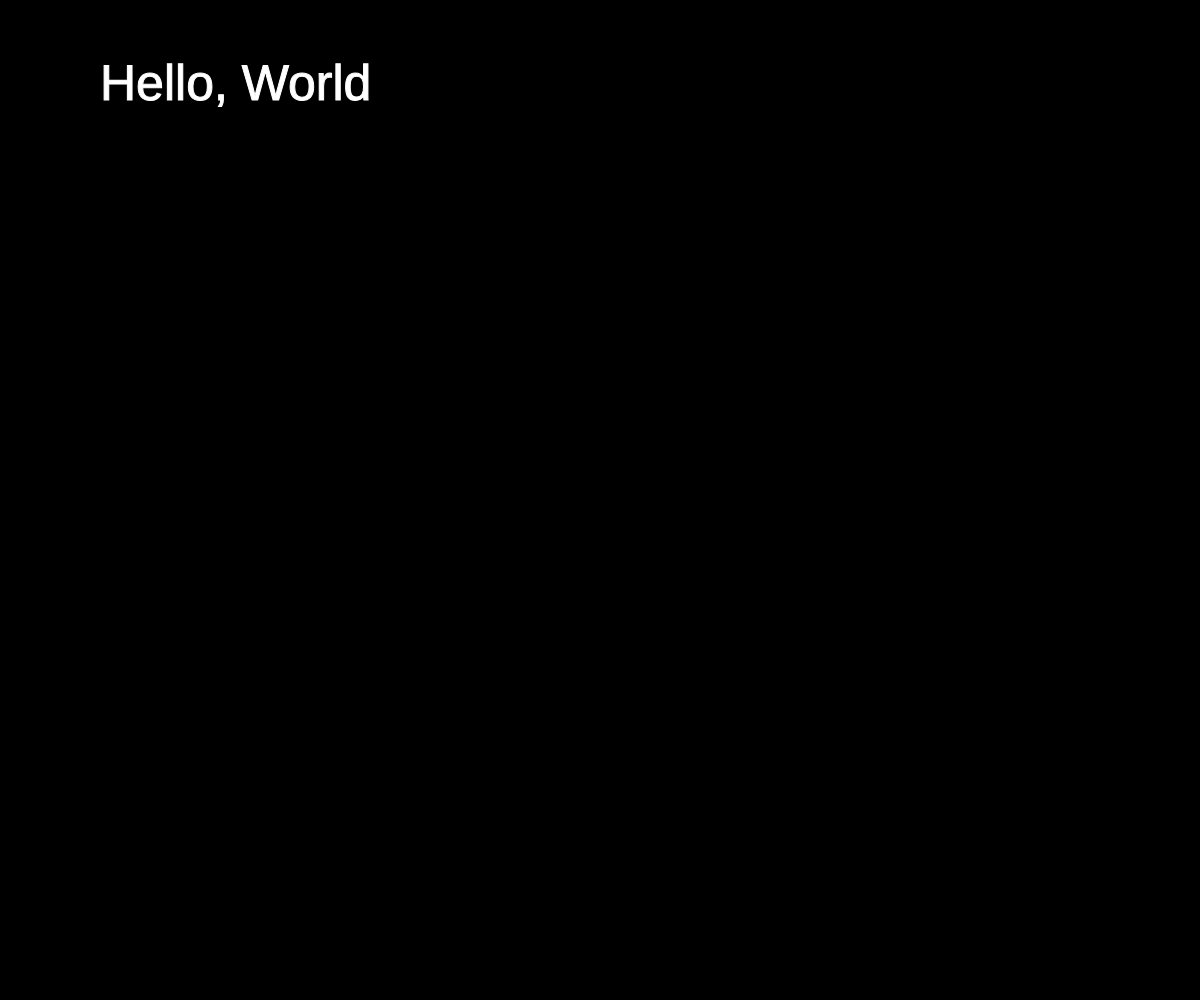
Frame 1 (no input)
Frame 60 (no input): identical to frame 1, image omitted
Frame 120 (the mouse pressed at the canvas centre since frame 60): identical to frame 1, image omitted

The p5.js sketch that drew this single still picture (run headless with seeded random() and noise() and a simulated clock; from frame 60 on, the mouse is pressed at the canvas centre):

// p5.js sketch
// ── sketch.js
function setup(){
    createCanvas(windowWidth, windowHeight);  
    
}

function draw(){
    background(0);
    stroke(255);
    fill(255);
    textSize(50);
    text("Hello, World", 100, 100);    
}
